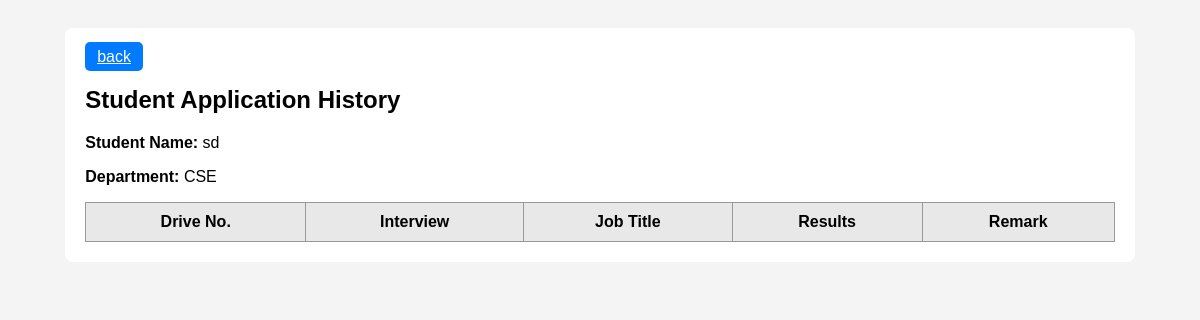
The app's page /student_history/1, older data.
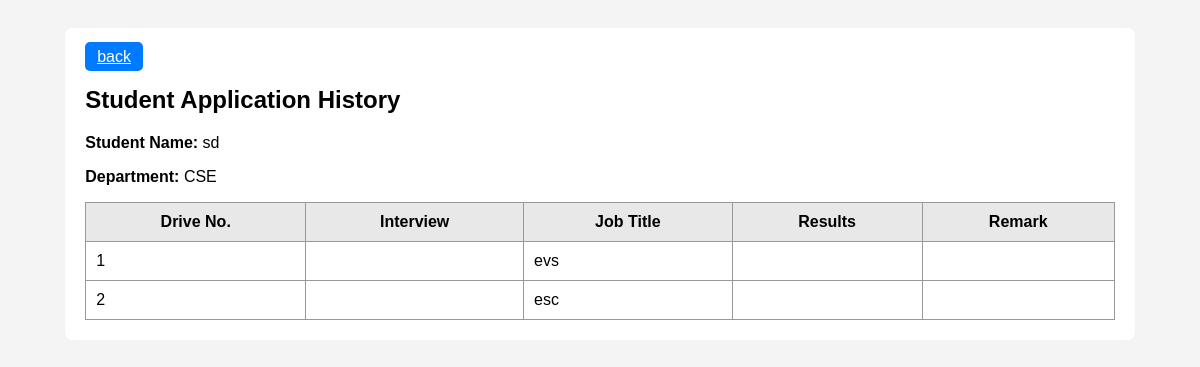
The same page, newer data.
### models.py (models this page shows, shortened)
class Application(db.Model):
    __tablename__ = "applications"
    application_id = db.Column(db.Integer, primary_key=True)
    job_id = db.Column(db.Integer, db.ForeignKey("jobs.job_id"), nullable=False)
    student_id = db.Column(db.Integer, db.ForeignKey("students.student_id"), nullable=False)
    application_date = db.Column(db.DateTime, default=datetime.utcnow)
    status = db.Column(db.String(50), default="Pending")
    job = db.relationship("Job", back_populates="applications")
    student = db.relationship("Student", back_populates="applications")

class Job(db.Model):
    __tablename__ = "jobs"
    job_id = db.Column(db.Integer, primary_key=True)
    job_title = db.Column(db.String(200), nullable=False)
    company_id = db.Column(db.Integer, db.ForeignKey("companies.company_id"), nullable=False)
    job_role = db.Column(db.String(200), nullable=False)
    drive_name = db.Column(db.String(200), nullable=False)
    job_description = db.Column(db.Text)
    salary_package = db.Column(db.Float)
    eligibility_cgpa = db.Column(db.Float)
    status = db.Column(db.String(20), default="pending")
    posted_at = db.Column(db.DateTime, default=datetime.utcnow)
    company = db.relationship("Company", back_populates="jobs")
    applications = db.relationship("Application", back_populates="job")

### app.py (the view)
@app.route("/student_history/<int:student_id>")
def student_history(student_id):
    student = Student.query.get(student_id)
    if not student:
        return "Student not found"
    applications = Application.query.filter_by(student_id=student_id).all()
    return render_template(
        "student_history.html",
        student=student,
        applications=applications
    )

### templates/student_history.html (shortened to what this page needs)
<!DOCTYPE html>
<html>
<head>
</head>
<body>
<div class="container">
    <a href="/student_dashboard/{{ student.id }}" class="btn">back</a>
    <h2>Student Application History</h2>
    <p><strong>Student Name:</strong> {{ student.full_name }}</p>
    <p><strong>Department:</strong> {{ student.department }}</p>
    <table>
        <tr>
            <th>Drive No.</th>
            <th>Interview</th>
            <th>Job Title</th>
            <th>Results</th>
            <th>Remark</th>
        </tr>
        {% for a in applications %}
        <tr>
            <td>{{ loop.index }}</td>
            <td>{{ a.interview_mode }}</td>
            <td>{{ a.job.job_role }}</td>
            <td>{{ a.result }}</td>
            <td>{{ a.remark }}</td>
        </tr>
        {% endfor %}
    </table>
</div>
</body>
</html>

Row changes from the older to the newer data that the page shows:
added Application: job.job_role "evs"
added Application: job.job_role "esc"
